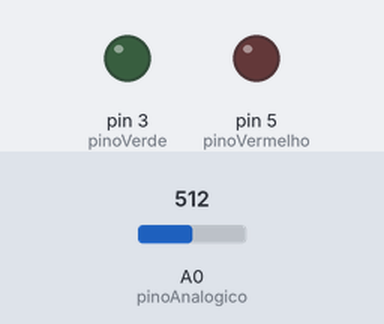
A sketch run on a simulated Arduino Uno, built with avr-gcc and run on an emulated ATmega328P. On the bench: output pins drawn as LEDs (lit = HIGH). Inputs (shaded band) come from the test bench; at power-on: A0 (pinoAnalogico) = 512.

Above: at 1.2 s.
1.3 s: A0 (pinoAnalogico) set to 716
At 1.8 s:
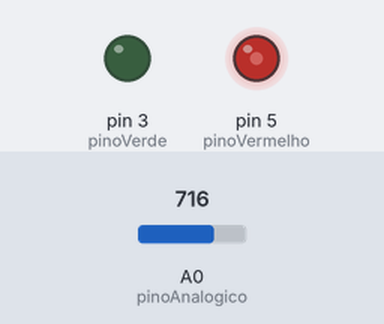
2.8 s: A0 (pinoAnalogico) set to 900
At 4.0 s:
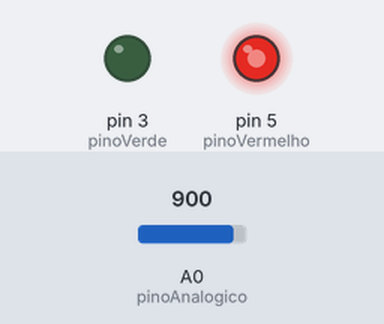
4.3 s: A0 (pinoAnalogico) set to 511
At 5.3 s:
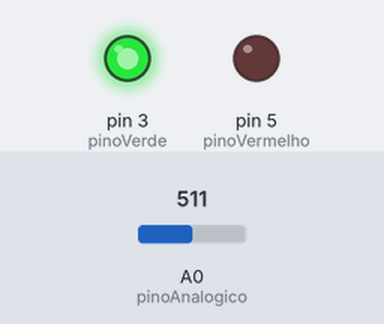
5.8 s: A0 (pinoAnalogico) set to 306
At 6.4 s:
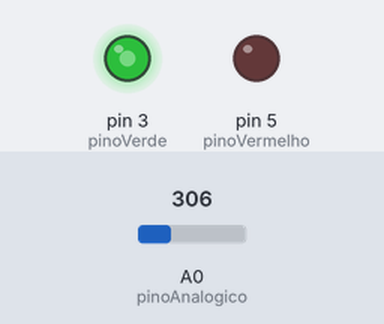
7.3 s: A0 (pinoAnalogico) set to 522
At 7.6 s:
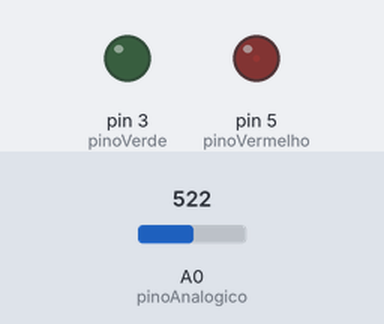
Timing chart, 0 to 9.8 s (numbered marks = the images above; inputs shaded):
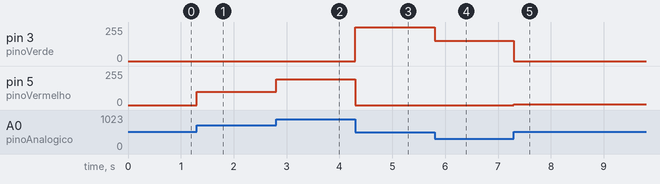

The sketch:

desafio-2.ino
```cpp
const int pinoVerde = 3;
const int pinoVermelho = 5;
const int pinoAnalogico = A0;

void setup() {
  pinMode(pinoVerde, OUTPUT);
  pinMode(pinoVermelho, OUTPUT);
}

void loop() {
  int valorLido = analogRead(pinoAnalogico);

  if (valorLido < 512) {
    int brilhoVerde = map(valorLido, 0, 511, 0, 255);
    int brilhoVermelho = 0;

    analogWrite(pinoVerde, brilhoVerde);
    analogWrite(pinoVermelho, brilhoVermelho);
  } else {
    int brilhoVermelho = map(valorLido, 512, 1023, 0, 255);
    int brilhoVerde = 0;

    analogWrite(pinoVerde, brilhoVerde);
    analogWrite(pinoVermelho, brilhoVermelho);
  }
}
```

Measured:
- after the input at 1.3 s, pin 5 (pinoVermelho): 0/255 → 101/255 at once
- after the input at 2.8 s, pin 5 (pinoVermelho): 101/255 → 193/255 at once
- after the input at 4.3 s, pin 3 (pinoVerde): 0/255 → 255/255 at once; pin 5 (pinoVermelho): 193/255 → 0/255 at once
- after the input at 5.8 s, pin 3 (pinoVerde): 255/255 → 152/255 at once
- after the input at 7.3 s, pin 3 (pinoVerde): 152/255 → 0/255 at once; pin 5 (pinoVermelho): 0/255 → 4/255 at once
